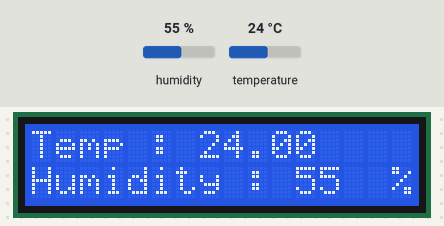
This sketch was run on a simulated Arduino Uno, built with avr-gcc and run on an emulated ATmega328P. On the bench: 16×2 character LCD. The test bench sets the inputs (shaded band); at power-on: humidity 55 %, temperature 24 °C. What the sketch prints to the serial monitor is not drawn.

Above: at 2.1 s.
2.2 s: humidity set to 22 %
At 4.1 s:
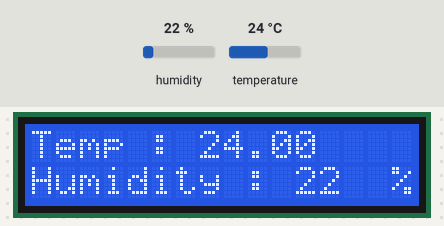
5.1 s: temperature set to 12 °C
At 7.1 s:
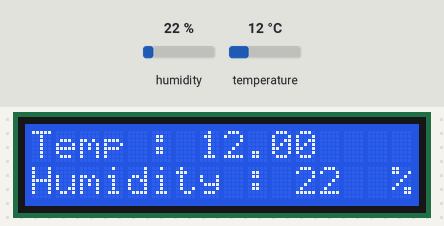
8.2 s: humidity set to 40 %
At 10.2 s:
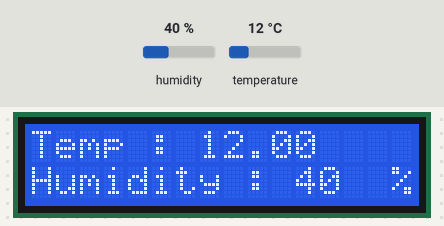
11.3 s: temperature set to 19 °C
At 13.3 s:
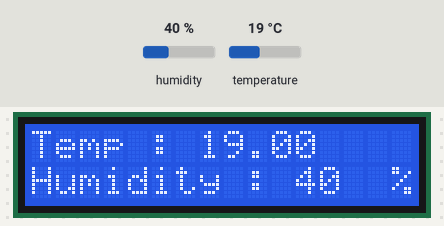
Timing chart, 0 to 14.8 s (numbered marks = the images above; inputs shaded):
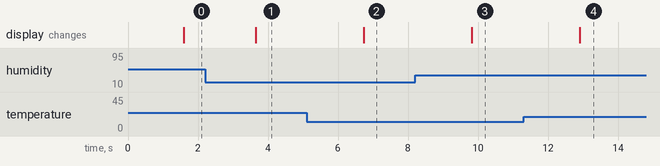

The sketch:

temperature-LCD-display.ino
```cpp
/*
Copy and paste the following code into the arduino IDE, connect your arduino board to
your laptop or PC, select the board and pCOM port from the tools menu, and upload the code

Make sure to connect the sensors properly. Giving wrong connections may lead to permanantly
damaging the sensors.
*/

#include <LiquidCrystal.h>
#include <dht.h>
#define sensor_pin A0 // DHT sensor is connected to analog pin 0
LiquidCrystal lcd_display(12, 11, 5, 4, 3, 2);  //lcd_display object with the interfacing pins
//12-> RS
//11-> E
//5,4,3,2 -> data pins to the display module
dht DHT;  //DHT object is created
int hum; //DHT.Humidity returns double value, so we are assigning and converting it to a integer

void setup() {
  lcd_display.begin(16, 2);  // starts the LED display
  Serial.begin(9600);
  delay(500);  //Delay to let system boot
}

void loop() {


  DHT.read11(sensor_pin);

  //delete lines 21 and 31 to 36 if you don't want to use the serial monitor
  Serial.print("Current humidity = ");
  Serial.print(DHT.humidity);  //dht.humidity is a already present function that gives the humidity value
  Serial.print("%  ");
  Serial.print("temperature = ");
  Serial.print(DHT.temperature);  //dht.temperature is a already present function that gives the humidity value
  Serial.println("C  ");

  delay(1000); //Wait 1 second before accessing sensor again.
  lcd_display.setCursor(0,0); //sets cursor at 0,0
  lcd_display.print("Temp : ");  //displays "Temp : " in the LCD
  lcd_display.setCursor(7, 0);       // Sets cursor to 7,0
  lcd_display.print(DHT.temperature);      //Prints the temperature measureed byt the DHT sensor
  lcd_display.setCursor(0, 1);           //Sets cursor to 0,1
  lcd_display.print("Humidity : ");     // displays "Humidity : " in the LCD at row 2
  lcd_display.setCursor(11,1);            //Sets cursor after humidity is displayed
  hum = int(DHT.humidity);  //assigns and converts double value of DHT.Humidity into a integer variable
  lcd_display.print(hum); //displays the humidity value in the LCD
  lcd_display.setCursor(15,1); //
  lcd_display.print("%");

}
```

Measured:
- after the input at 2.2 s, the display: changes after 1.4 s (image 1)
- after the input at 5.1 s, the display: changes after 1.6 s (image 2)
- after the input at 8.2 s, the display: changes after 1.6 s (image 3)
- after the input at 11.3 s, the display: changes after 1.6 s (image 4)
